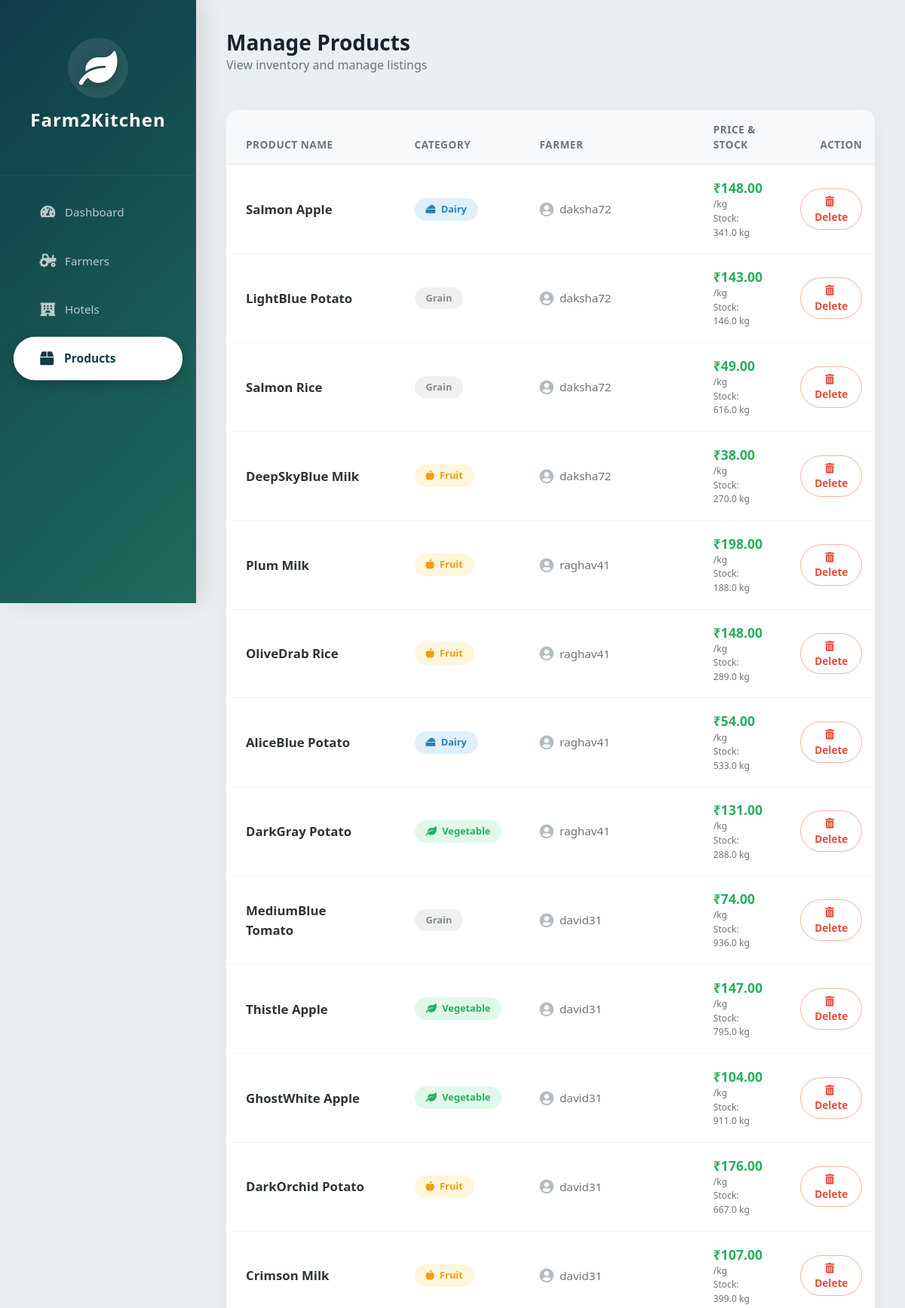
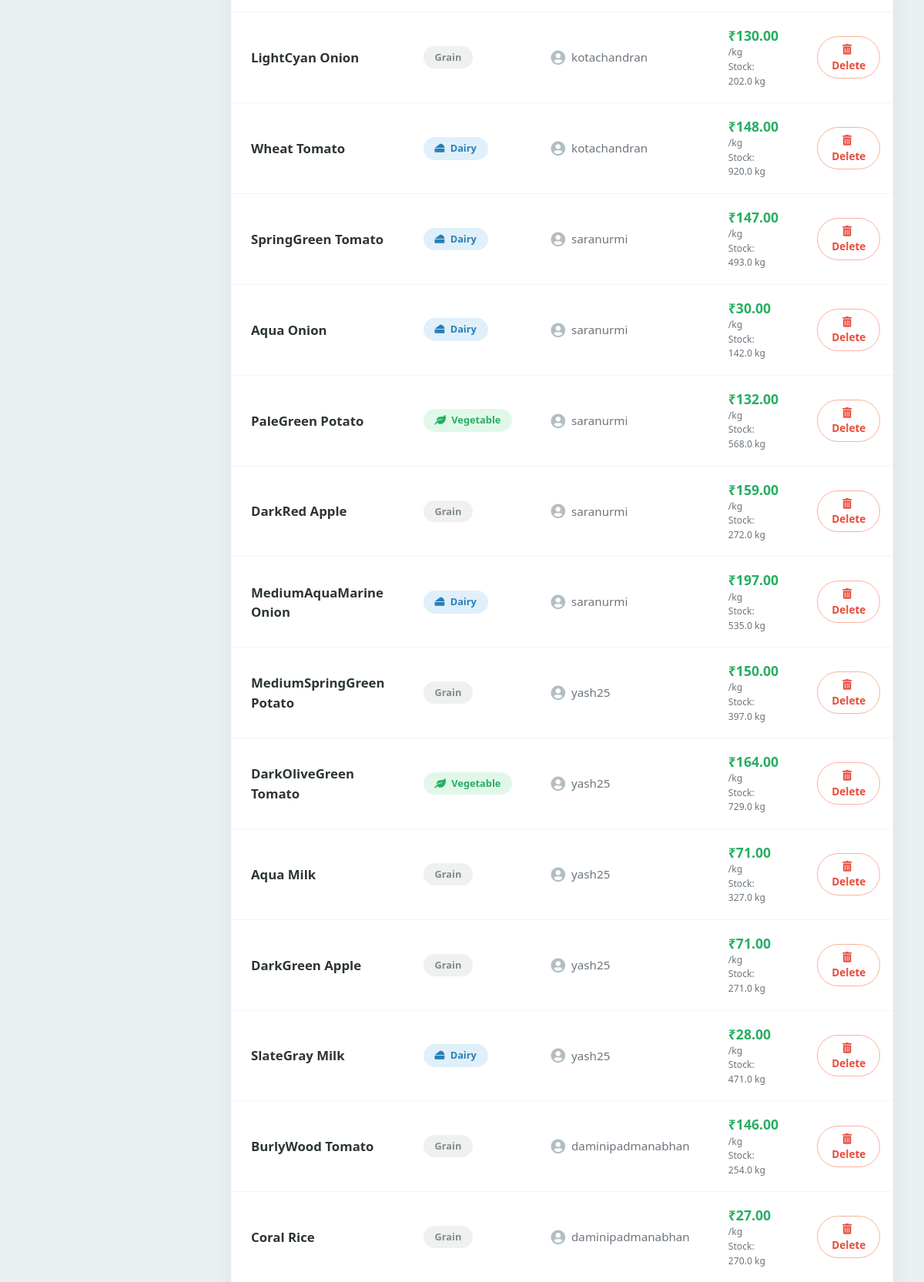
Screenshot of /products/ (upper part) with the database file from the repository (2 pictures, top to bottom).
### dashboard/models.py (models this page shows, shortened)
class Product(models.Model):
    CATEGORY_CHOICES = (('Veg', 'Vegetables'), ('Fruit', 'Fruits'), ('Grain', 'Grains'), ('Dairy', 'Dairy'))
    farmer = models.ForeignKey(User, on_delete=models.CASCADE, related_name='products')
    name = models.CharField(max_length=100)
    category = models.CharField(max_length=50, choices=CATEGORY_CHOICES)
    price_per_kg = models.DecimalField(max_digits=10, decimal_places=2)
    quantity_available = models.FloatField() # in kg
    is_active = models.BooleanField(default=True) # Admin can hide product

### dashboard/views.py (the view)
# urls.py: path('products/', views.manage_products, name='manage_products'),
def manage_products(request):
    products = Product.objects.all()
    return render(request, 'dashboard/manage_products.html', {'products': products})

### dashboard/templates/dashboard/manage_products.html (shortened to what this page needs)
<!DOCTYPE html>
<html lang="en">
<head>
    <link rel="stylesheet" href="https://stackpath.bootstrapcdn.com/bootstrap/4.5.2/css/bootstrap.min.css">
    <link rel="stylesheet" href="https://cdnjs.cloudflare.com/ajax/libs/font-awesome/5.15.4/css/all.min.css">
</head>
<body>
    <div class="sidebar">
        <div class="brand-logo">
            <div class="logo-icon"><i class="fas fa-leaf"></i></div>
            <h4 style="font-weight: 700; letter-spacing: 1px;">Farm2Kitchen</h4>
        </div>
        <a href="{% url 'admin_dashboard' %}" class="{% if request.resolver_match.url_name == 'admin_dashboard' %}active{% endif %}">
            <i class="fas fa-tachometer-alt"></i> Dashboard
        </a>
        <a href="{% url 'manage_farmers' %}" class="{% if request.resolver_match.url_name == 'manage_farmers' %}active{% endif %}">
            <i class="fas fa-tractor"></i> Farmers
        </a>
        <a href="{% url 'manage_hotels' %}" class="{% if request.resolver_match.url_name == 'manage_hotels' %}active{% endif %}">
            <i class="fas fa-hotel"></i> Hotels
        </a>
        <a href="{% url 'manage_products' %}" class="{% if request.resolver_match.url_name == 'manage_products' %}active{% endif %}">
            <i class="fas fa-box"></i> Products
        </a>
    </div>
    <div class="main-content">
        <div class="d-flex justify-content-between align-items-center mb-5">
            <div>
                <h3 style="font-weight: 800; color: #1a202c; margin:0;">Manage Products</h3>
                <p class="text-muted m-0">View inventory and manage listings</p>
            </div>
        </div>
        <div class="table-container">
            <table class="table table-hover mb-0">
                <thead>
                    <tr>
                        <th>Product Name</th>
                        <th>Category</th>
                        <th>Farmer</th>
                        <th>Price & Stock</th>
                        <th class="text-right">Action</th>
                    </tr>
                </thead>
                <tbody>
                    {% for product in products %}
                    <tr>
                        <td>
                            <strong style="font-size: 1.05rem; color: #2d3436;">{{ product.name }}</strong>
                        </td>
                        <td>
                            {% if product.category == 'Veg' %}
                                <span class="badge badge-pill badge-soft-success"><i class="fas fa-leaf mr-1"></i> Vegetable</span>
                            {% elif product.category == 'Fruit' %}
                                <span class="badge badge-pill badge-soft-warning"><i class="fas fa-apple-alt mr-1"></i> Fruit</span>
                            {% elif product.category == 'Dairy' %}
                                <span class="badge badge-pill badge-soft-info"><i class="fas fa-cheese mr-1"></i> Dairy</span>
                            {% else %}
                                <span class="badge badge-pill badge-soft-secondary">{{ product.category }}</span>
                            {% endif %}
                        </td>
                        <td>
                            <div class="d-flex align-items-center text-muted">
                                <i class="fas fa-user-circle mr-2" style="font-size: 1.2rem; color: #b2bec3;"></i>
                                {{ product.farmer.username }}
                            </div>
                        </td>
                        <td>
                            <div style="line-height: 1.2;">
                                <strong style="color: #27ae60; font-size: 1.1rem;">₹{{ product.price_per_kg }}</strong> <small class="text-muted">/kg</small><br>
                                <small class="text-secondary">Stock: {{ product.quantity_available }} kg</small>
                            </div>
                        </td>
                        <td class="text-right">
                            <a href="{% url 'delete_product' product.id %}"
                               class="btn btn-delete"
                               onclick="return confirm('Remove this product listing?');">
                                <i class="fas fa-trash-alt mr-1"></i> Delete
                            </a>
                        </td>
                    </tr>
                    {% empty %}
                    <tr><td colspan="5" class="text-center py-5 text-muted">No products listing found.</td></tr>
                    {% endfor %}
                </tbody>
            </table>
        </div>
    </div>
</body>
</html>

### dashboard/templates/dashboard/manage_products.html (style rules this page uses)
:root { --primary-green: #2ecc71; --sidebar-width: 260px; --sidebar-gradient: linear-gradient(135deg, #0f3d4a 0%, #206a5d 100%); --bg-light: #eaeff1; --card-radius: 20px; --btn-radius: 50px; }
body { background-color: var(--bg-light); font-family: 'Segoe UI', Roboto, sans-serif; color: #444; overflow-x: hidden; }
.sidebar { height: 100vh; width: var(--sidebar-width); position: fixed; top: 0; left: 0; background: var(--sidebar-gradient); color: white; box-shadow: 10px 0 30px rgba(0,0,0,0.1); z-index: 1000; padding-top: 20px; }
.brand-logo { text-align: center; padding: 30px 20px 50px 20px; border-bottom: 1px solid rgba(255,255,255,0.05); margin-bottom: 20px; }
.logo-icon { font-size: 45px; color: #fff; margin-bottom: 10px; text-shadow: 0 4px 15px rgba(0,0,0,0.3); background: rgba(255,255,255,0.1); width: 80px; height: 80px; line-height: 80px; border-radius: 50%; margin: 0 auto 15px auto; backdrop-filter: blur(5px); }
.sidebar a { padding: 16px 30px; display: flex; align-items: center; color: rgba(255,255,255,0.7); text-decoration: none; transition: all 0.3s cubic-bezier(0.25, 0.8, 0.25, 1); margin: 8px 20px; border-radius: var(--btn-radius); font-size: 0.95rem; font-weight: 500; border: 1px solid transparent; }
.sidebar a.active { background: #ffffff; color: #0f3d4a; font-weight: 700; box-shadow: 0 5px 15px rgba(0,0,0,0.2); transform: scale(1.02); }
.sidebar a i { width: 25px; text-align: center; margin-right: 10px; font-size: 1.1rem; }
.main-content { margin-left: var(--sidebar-width); padding: 40px; }
.table-container { background: white; padding: 0; border-radius: 15px; box-shadow: 0 10px 30px rgba(0,0,0,0.05); overflow: hidden; border: 1px solid rgba(0,0,0,0.02); }
.table thead th { border-top: none; border-bottom: 2px solid #f0f0f0; background-color: #f8f9fa; color: #6c757d; font-weight: 700; text-transform: uppercase; font-size: 0.85rem; letter-spacing: 0.5px; padding: 15px 25px; }
.table tbody td { vertical-align: middle; padding: 20px 25px; color: #444; border-top: 1px solid #f4f4f4; font-size: 0.95rem; }
.table-hover tbody tr { transition: background-color 0.2s, transform 0.2s; }
.badge-pill { padding: 8px 15px; font-weight: 600; font-size: 0.8rem; }
.badge-soft-success { background-color: rgba(46, 204, 113, 0.15); color: #27ae60; }
.badge-soft-warning { background-color: rgba(241, 196, 15, 0.15); color: #f39c12; }
.badge-soft-info { background-color: rgba(52, 152, 219, 0.15); color: #2980b9; }
.badge-soft-secondary { background-color: #f0f0f0; color: #7f8c8d; }
.btn-delete { background: #fff; color: #e74c3c; border: 1px solid #fab1a0; padding: 6px 18px; border-radius: var(--btn-radius); font-size: 0.85rem; font-weight: 600; transition: all 0.3s; }

### rows the page displays
Product: name "Salmon Apple", category "Dairy" (drawn), farmer.username "daksha72", price_per_kg "148.00", quantity_available "341.0"
Product: name "LightBlue Potato", category "Grain", farmer.username "daksha72", price_per_kg "143.00", quantity_available "146.0"
Product: name "Salmon Rice", category "Grain", farmer.username "daksha72", price_per_kg "49.00", quantity_available "616.0"
Product: name "DeepSkyBlue Milk", category "Fruit" (drawn), farmer.username "daksha72", price_per_kg "38.00", quantity_available "270.0"
Product: name "Plum Milk", category "Fruit" (drawn), farmer.username "raghav41", price_per_kg "198.00", quantity_available "188.0"
Product: name "OliveDrab Rice", category "Fruit" (drawn), farmer.username "raghav41", price_per_kg "148.00", quantity_available "289.0"
Product: name "AliceBlue Potato", category "Dairy" (drawn), farmer.username "raghav41", price_per_kg "54.00", quantity_available "533.0"
Product: name "DarkGray Potato", category "Veg" (drawn), farmer.username "raghav41", price_per_kg "131.00", quantity_available "288.0"
Product: name "MediumBlue Tomato", category "Grain", farmer.username "david31", price_per_kg "74.00", quantity_available "936.0"
Product: name "Thistle Apple", category "Veg" (drawn), farmer.username "david31", price_per_kg "147.00", quantity_available "795.0"
Product: name "GhostWhite Apple", category "Veg" (drawn), farmer.username "david31", price_per_kg "104.00", quantity_available "911.0"
Product: name "DarkOrchid Potato", category "Fruit" (drawn), farmer.username "david31", price_per_kg "176.00", quantity_available "667.0"
Product: name "Crimson Milk", category "Fruit" (drawn), farmer.username "david31", price_per_kg "107.00", quantity_available "399.0"
Product: name "LightCyan Onion", category "Grain", farmer.username "kotachandran", price_per_kg "130.00", quantity_available "202.0"
Product: name "Wheat Tomato", category "Dairy" (drawn), farmer.username "kotachandran", price_per_kg "148.00", quantity_available "920.0"
Product: name "SpringGreen Tomato", category "Dairy" (drawn), farmer.username "saranurmi", price_per_kg "147.00", quantity_available "493.0"
Product: name "Aqua Onion", category "Dairy" (drawn), farmer.username "saranurmi", price_per_kg "30.00", quantity_available "142.0"
Product: name "PaleGreen Potato", category "Veg" (drawn), farmer.username "saranurmi", price_per_kg "132.00", quantity_available "568.0"
Product: name "DarkRed Apple", category "Grain", farmer.username "saranurmi", price_per_kg "159.00", quantity_available "272.0"
Product: name "MediumAquaMarine Onion", category "Dairy" (drawn), farmer.username "saranurmi", price_per_kg "197.00", quantity_available "535.0"
Product: name "MediumSpringGreen Potato", category "Grain", farmer.username "yash25", price_per_kg "150.00", quantity_available "397.0"
Product: name "DarkOliveGreen Tomato", category "Veg" (drawn), farmer.username "yash25", price_per_kg "164.00", quantity_available "729.0"
Product: name "Aqua Milk", category "Grain", farmer.username "yash25", price_per_kg "71.00", quantity_available "327.0"
Product: name "DarkGreen Apple", category "Grain", farmer.username "yash25", price_per_kg "71.00", quantity_available "271.0"
Product: name "SlateGray Milk", category "Dairy" (drawn), farmer.username "yash25", price_per_kg "28.00", quantity_available "471.0"
Product: name "BurlyWood Tomato", category "Grain", farmer.username "daminipadmanabhan", price_per_kg "146.00", quantity_available "254.0"
Product: name "Coral Rice", category "Grain", farmer.username "daminipadmanabhan", price_per_kg "27.00", quantity_available "270.0"
